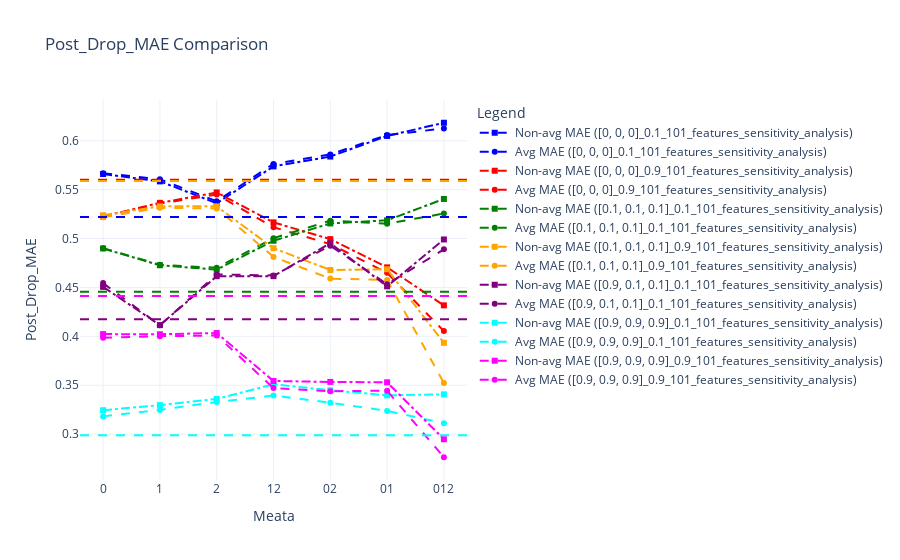

Source (notebook cell):
### Markdown cell above
# Features sensitivity

### Code cell
import os
import pickle
import numpy as np
import pandas as pd
import plotly.graph_objects as go

# Get directories containing sensitivity analysis results
all_feat_sens_dirs = [
    d for d in os.listdir("MC_RESULTS") if "features_sensitivity_analysis" in d
]

# Define a list of colors to cycle through
colors = ["blue", "red", "green", "orange", "purple", "cyan", "magenta"]

# Plot
fig = go.Figure()

# Track color index
color_index = 0

for result_dir in all_feat_sens_dirs:
    print(result_dir)
    for file in [max(os.listdir(os.path.join("MC_RESULTS", result_dir)))]:
        print(file)
        with open(
            os.path.join("MC_RESULTS", result_dir, file), "rb"
        ) as pickle_file:  # 'rb' means read in binary mode
            parameters = pickle.load(pickle_file)

        all_dropping_results = []
        all_corr_sf = []
        all_align_sf = []
        for param in parameters:
            # if param['classification_rand_score'] != 1:
            #     print(param['classification_rand_score'])
            all_dropping_results.append(
                param["dropping_results"][
                    ["Post_Drop_Alignments", "Post_Drop_MAE", "Mean_abs_coeff"]
                ]
            )
            all_corr_sf.append(param["corr_generalized_spearmans_footrol"])
            all_align_sf.append(param["align_generalized_spearmans_footrol"])

        df_0 = all_dropping_results[0]
        for d in range(1, len(all_dropping_results)):
            df_0 += all_dropping_results[d]
        df_0 = df_0 / len(all_dropping_results)
        df_0["Meata"] = param["dropping_results"]["Meta"]

        print("Correlation_sf: ", np.mean(all_corr_sf))
        print("Alignment sf:", np.mean(all_align_sf))

        # Separate average and non-average rows
        df_avg = df_0[df_0["Meata"].str.contains("avg")].copy()
        df_avg["Meata"] = [s.replace(" avg", "") for s in df_avg["Meata"]]
        df_non_avg = df_0[~df_0["Meata"].str.contains("avg") & (df_0["Meata"] != "_")]

        # Get the horizontal line value (Post_Drop_MAE where Meata == '_')
        horizontal_mae = df_0[df_0["Meata"] == "_"]["Post_Drop_MAE"].iloc[0]

        # Cycle through colors
        current_color = colors[color_index % len(colors)]
        color_index += 1

        # Add non-avg MAE curve
        fig.add_trace(
            go.Scatter(
                x=df_non_avg["Meata"],
                y=df_non_avg["Post_Drop_MAE"],
                mode="lines+markers",
                name=f"Non-avg MAE ({result_dir})",
                line=dict(color=current_color, dash="dashdot"),  # Dot-dash pattern
                marker=dict(
                    symbol="square", size=6
                ),  # Smaller square marker for non-avg
            )
        )

        # Add avg MAE curve
        fig.add_trace(
            go.Scatter(
                x=df_avg["Meata"],
                y=df_avg["Post_Drop_MAE"],
                mode="lines+markers",
                name=f"Avg MAE ({result_dir})",
                line=dict(color=current_color, dash="dash"),  # Dashed line
                marker=dict(symbol="circle", size=6),  # Smaller circle marker for avg
            )
        )

        # Add horizontal line for avg
        fig.add_shape(
            type="line",
            x0=0,
            x1=1,
            y0=horizontal_mae,
            y1=horizontal_mae,
            xref="paper",
            yref="y",
            line=dict(color=current_color, width=2, dash="dash"),
            name="MAE of _",
        )

# Update layout
fig.update_layout(
    title="Post_Drop_MAE Comparison",
    xaxis_title="Meata",
    yaxis_title="Post_Drop_MAE",
    legend_title="Legend",
    xaxis=dict(type="category"),
    template="plotly_white",
)

# Show plot
fig.show()

### Figure 1 — Plotly figure (JSON) as saved in the notebook; plotly's stock layout.template omitted (floating-point values rounded to 4 significant figures)
{"data": [{"line": {"color": "blue", "dash": "dashdot"}, "marker": {"size": 6, "symbol": "square"}, "mode": "lines+markers", "name": "Non-avg MAE ([0, 0, 0]_0.1_101_features_sensitivity_analysis)", "type": "scatter", "x": ["0", "1", "2", "12", "02", "01", "012"], "y": [0.566, 0.5585, 0.5361, 0.5738, 0.5838, 0.6049, 0.6184]}, {"line": {"color": "blue", "dash": "dash"}, "marker": {"size": 6, "symbol": "circle"}, "mode": "lines+markers", "name": "Avg MAE ([0, 0, 0]_0.1_101_features_sensitivity_analysis)", "type": "scatter", "x": ["0", "1", "2", "12", "02", "01", "012"], "y": [0.5669, 0.5606, 0.5381, 0.5763, 0.586, 0.6059, 0.6125]}, {"line": {"color": "red", "dash": "dashdot"}, "marker": {"size": 6, "symbol": "square"}, "mode": "lines+markers", "name": "Non-avg MAE ([0, 0, 0]_0.9_101_features_sensitivity_analysis)", "type": "scatter", "x": ["0", "1", "2", "12", "02", "01", "012"], "y": [0.5227, 0.5365, 0.5472, 0.5165, 0.4994, 0.4705, 0.4317]}, {"line": {"color": "red", "dash": "dash"}, "marker": {"size": 6, "symbol": "circle"}, "mode": "lines+markers", "name": "Avg MAE ([0, 0, 0]_0.9_101_features_sensitivity_analysis)", "type": "scatter", "x": ["0", "1", "2", "12", "02", "01", "012"], "y": [0.522, 0.5358, 0.545, 0.5116, 0.4944, 0.4649, 0.4054]}, {"line": {"color": "green", "dash": "dashdot"}, "marker": {"size": 6, "symbol": "square"}, "mode": "lines+markers", "name": "Non-avg MAE ([0.1, 0.1, 0.1]_0.1_101_features_sensitivity_analysis)", "type": "scatter", "x": ["0", "1", "2", "12", "02", "01", "012"], "y": [0.4899, 0.4727, 0.4682, 0.4977, 0.5154, 0.5186, 0.5405]}, {"line": {"color": "green", "dash": "dash"}, "marker": {"size": 6, "symbol": "circle"}, "mode": "lines+markers", "name": "Avg MAE ([0.1, 0.1, 0.1]_0.1_101_features_sensitivity_analysis)", "type": "scatter", "x": ["0", "1", "2", "12", "02", "01", "012"], "y": [0.4901, 0.4732, 0.4701, 0.5004, 0.5183, 0.5151, 0.5256]}, {"line": {"color": "orange", "dash": "dashdot"}, "marker": {"size": 6, "symbol": "square"}, "mode": "lines+markers", "name": "Non-avg MAE ([0.1, 0.1, 0.1]_0.9_101_features_sensitivity_analysis)", "type": "scatter", "x": ["0", "1", "2", "12", "02", "01", "012"], "y": [0.5238, 0.5329, 0.5329, 0.4901, 0.4679, 0.4686, 0.3934]}, {"line": {"color": "orange", "dash": "dash"}, "marker": {"size": 6, "symbol": "circle"}, "mode": "lines+markers", "name": "Avg MAE ([0.1, 0.1, 0.1]_0.9_101_features_sensitivity_analysis)", "type": "scatter", "x": ["0", "1", "2", "12", "02", "01", "012"], "y": [0.5219, 0.5314, 0.5308, 0.4812, 0.459, 0.4577, 0.3524]}, {"line": {"color": "purple", "dash": "dashdot"}, "marker": {"size": 6, "symbol": "square"}, "mode": "lines+markers", "name": "Non-avg MAE ([0.9, 0.1, 0.1]_0.1_101_features_sensitivity_analysis)", "type": "scatter", "x": ["0", "1", "2", "12", "02", "01", "012"], "y": [0.4505, 0.4115, 0.4615, 0.4616, 0.4951, 0.4511, 0.4991]}, {"line": {"color": "purple", "dash": "dash"}, "marker": {"size": 6, "symbol": "circle"}, "mode": "lines+markers", "name": "Avg MAE ([0.9, 0.1, 0.1]_0.1_101_features_sensitivity_analysis)", "type": "scatter", "x": ["0", "1", "2", "12", "02", "01", "012"], "y": [0.4544, 0.4113, 0.4633, 0.4623, 0.4926, 0.4533, 0.4889]}, {"line": {"color": "cyan", "dash": "dashdot"}, "marker": {"size": 6, "symbol": "square"}, "mode": "lines+markers", "name": "Non-avg MAE ([0.9, 0.9, 0.9]_0.1_101_features_sensitivity_analysis)", "type": "scatter", "x": ["0", "1", "2", "12", "02", "01", "012"], "y": [0.3244, 0.3297, 0.336, 0.351, 0.3449, 0.3397, 0.3407]}, {"line": {"color": "cyan", "dash": "dash"}, "marker": {"size": 6, "symbol": "circle"}, "mode": "lines+markers", "name": "Avg MAE ([0.9, 0.9, 0.9]_0.1_101_features_sensitivity_analysis)", "type": "scatter", "x": ["0", "1", "2", "12", "02", "01", "012"], "y": [0.3182, 0.3248, 0.3329, 0.3395, 0.3322, 0.3238, 0.3111]}, {"line": {"color": "magenta", "dash": "dashdot"}, "marker": {"size": 6, "symbol": "square"}, "mode": "lines+markers", "name": "Non-avg MAE ([0.9, 0.9, 0.9]_0.9_101_features_sensitivity_analysis)", "type": "scatter", "x": ["0", "1", "2", "12", "02", "01", "012"], "y": [0.4023, 0.4022, 0.4034, 0.3543, 0.3534, 0.353, 0.2948]}, {"line": {"color": "magenta", "dash": "dash"}, "marker": {"size": 6, "symbol": "circle"}, "mode": "lines+markers", "name": "Avg MAE ([0.9, 0.9, 0.9]_0.9_101_features_sensitivity_analysis)", "type": "scatter", "x": ["0", "1", "2", "12", "02", "01", "012"], "y": [0.3986, 0.4002, 0.4009, 0.3471, 0.3439, 0.3444, 0.2764]}], "layout": {"legend": {"title": {"text": "Legend"}}, "shapes": [{"line": {"color": "blue", "dash": "dash", "width": 2}, "name": "MAE of _", "type": "line", "x0": 0, "x1": 1, "xref": "paper", "y0": 0.522, "y1": 0.522, "yref": "y"}, {"line": {"color": "red", "dash": "dash", "width": 2}, "name": "MAE of _", "type": "line", "x0": 0, "x1": 1, "xref": "paper", "y0": 0.56, "y1": 0.56, "yref": "y"}, {"line": {"color": "green", "dash": "dash", "width": 2}, "name": "MAE of _", "type": "line", "x0": 0, "x1": 1, "xref": "paper", "y0": 0.4455, "y1": 0.4455, "yref": "y"}, {"line": {"color": "orange", "dash": "dash", "width": 2}, "name": "MAE of _", "type": "line", "x0": 0, "x1": 1, "xref": "paper", "y0": 0.5589, "y1": 0.5589, "yref": "y"}, {"line": {"color": "purple", "dash": "dash", "width": 2}, "name": "MAE of _", "type": "line", "x0": 0, "x1": 1, "xref": "paper", "y0": 0.4174, "y1": 0.4174, "yref": "y"}, {"line": {"color": "cyan", "dash": "dash", "width": 2}, "name": "MAE of _", "type": "line", "x0": 0, "x1": 1, "xref": "paper", "y0": 0.299, "y1": 0.299, "yref": "y"}, {"line": {"color": "magenta", "dash": "dash", "width": 2}, "name": "MAE of _", "type": "line", "x0": 0, "x1": 1, "xref": "paper", "y0": 0.4413, "y1": 0.4413, "yref": "y"}], "title": {"text": "Post_Drop_MAE Comparison"}, "xaxis": {"title": {"text": "Meata"}, "type": "category"}, "yaxis": {"title": {"text": "Post_Drop_MAE"}}}}
